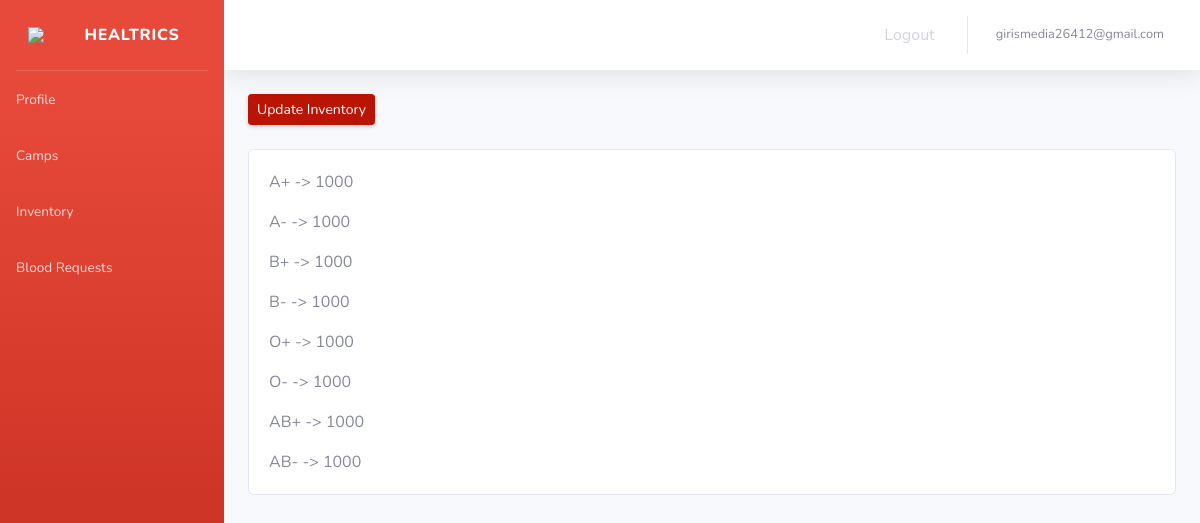
The app's page /blood_banks/my_inventory/ (signed in) with its own data.
### accounts/models.py (models this page shows, shortened)
class User(AbstractBaseUser):
    email_address = models.EmailField(max_length=500,unique=True)
    mobile_number = models.TextField()
    user_type = models.CharField(max_length=500, choices = USER_TYPES,default="Admin")
    user_id = models.UUIDField(default=uuid.uuid4, editable=False)
    email_code = models.CharField(max_length=10, null=True)
    mobile_code = models.CharField(max_length=10, null=True)
    is_email_verified = models.BooleanField(default=False)
    is_mobile_verified = models.BooleanField(default=False)
    is_active = models.BooleanField(default=True)
    is_admin = models.BooleanField(default=False)
    created_date_time = models.DateTimeField(auto_now_add=True)
    objects = MyUserManager()
    USERNAME_FIELD = 'email_address'
    REQUIRED_FIELDS = ['mobile_number']

### blood_banks/models.py (models this page shows)
class BloodBankInventory(models.Model):
    blood_bank = models.OneToOneField(BloodBankProfile,on_delete=models.CASCADE)
    a_plus_in_cc = models.BigIntegerField()
    a_minus_in_cc = models.BigIntegerField()
    b_plus_in_cc = models.BigIntegerField()
    b_minus_in_cc = models.BigIntegerField()
    o_plus_in_cc = models.BigIntegerField()
    o_minus_in_cc = models.BigIntegerField()
    ab_plus_in_cc = models.BigIntegerField()
    ab_minus_in_cc = models.BigIntegerField()
    updated_date_time = models.DateTimeField(auto_now=True)

### blood_banks/views.py (the view)
# urls.py: path('my_inventory/',views.my_inventory,name='my_inventory'),
@login_required
@user_passes_test(test_func=check_blood_banks,login_url='/accounts/blood_banks_login')
def my_inventory(request):
    blood_bank=BloodBankProfile.objects.filter(user=request.user).first()
    if not BloodBankInventory.objects.filter(blood_bank=blood_bank).exists():
        BloodBankInventory(blood_bank=blood_bank,a_plus_in_cc=0,a_minus_in_cc=0,b_plus_in_cc=0,b_minus_in_cc=0,o_plus_in_cc=0,o_minus_in_cc=0,ab_plus_in_cc=0,ab_minus_in_cc=0).save()
    inventory = BloodBankInventory.objects.filter(blood_bank=blood_bank).first()
    return render(request,'blood_banks/my_inventory.html',{'inventory':inventory})

### accounts/views.py (called while the page is built)
def check_blood_banks(user):
    if user.user_type == 'Blood Bank':
        return True
    else:
        return False

### blood_banks/templates/blood_banks/my_inventory.html (shortened to what this page needs)
{% extends 'blood_banks/layout.html' %}
{% load static %}
{% block main %}
<div class="d-sm-flex align-items-center justify-content-between mb-4">
    <a href="{% url 'update_inventory' %}" class="d-sm-inline-block btn btn-sm btn-primary shadow-sm"> Update Inventory</a>
</div>
<div class="card mb-3" style="max-width: 100%;">
    <div class="row no-gutters">
        <div class="card-body">
            <p class="card-text">A+ ->  {{inventory.a_plus_in_cc}}</p>
            <p class="card-text">A- -> {{inventory.a_minus_in_cc}}</p>
            <p class="card-text">B+ ->  {{inventory.b_plus_in_cc}}</p>
            <p class="card-text">B- -> {{inventory.b_minus_in_cc}}</p>
            <p class="card-text">O+ ->  {{inventory.o_plus_in_cc}}</p>
            <p class="card-text">O- -> {{inventory.o_minus_in_cc}}</p>
            <p class="card-text">AB+ ->  {{inventory.ab_plus_in_cc}}</p>
            <p class="card-text">AB- ->  {{inventory.ab_minus_in_cc}}</p>
        </div>
    </div>
</div>
{% endblock %}

### blood_banks/templates/blood_banks/layout.html (shortened to what this page needs)
{% load static %}
<!DOCTYPE html>
<html lang="en">
<head>
    <link href="{% static 'app/vendor/fontawesome-free/css/all.min.css' %}" rel="stylesheet" type="text/css">
    <link href="{% static 'app/css/sb-admin-2.min.css' %}" rel="stylesheet">
</head>
<body id="page-top">
        <div id="wrapper">
            <ul class="navbar-nav bg-gradient-danger sidebar sidebar-dark accordion" id="accordionSidebar">
                <a class="sidebar-brand d-flex align-items-center justify-content-center" href="{% url 'home1' %}">
                    <img src="{% static 'home_mod/assets/logo2.png' %}" width="40px">
                    <div class="sidebar-brand-text mx-3">Healtrics</div>
                </a>
                <hr class="sidebar-divider my-0">
                <li class="nav-item">
                    <a class="nav-link" href="{% url 'view_blood_bank_profile' %}">
                        <span>Profile</span></a>
                </li>
                <li class="nav-item">
                    <a class="nav-link" href="{% url 'see_camps_blood_banks' %}">
                        <span>Camps</span></a>
                </li>
                <li class="nav-item">
                    <a class="nav-link" href="{% url 'my_inventory' %}">
                        <span>Inventory</span></a>
                </li>
                <li class="nav-item">
                    <a class="nav-link" href="{% url 'view_blood_requests_blood_banks' %}">
                        <span>Blood Requests</span></a>
                </li>
            </ul>
            <div id="content-wrapper" class="d-flex flex-column">
                <div id="content">
                    <nav class="navbar navbar-expand navbar-light bg-white topbar mb-4 static-top shadow">
                        <ul class="navbar-nav ml-auto">
                            <li class="nav-item dropdown no-arrow mx-1">
                                <a class="nav-link" href="{% url 'my_notifications_blood_banks' %}">
                                    <i class="fas fa-bell fa-fw"></i>
                                </a>
                            </li>
                            <li class="nav-item dropdown no-arrow mx-1">
                                <a class="nav-link" href="{% url 'logout' %}">
                                    <i class="fas fa-sign-out-alt fa-sm fa-fw mr-2 text-gray-400"></i>
                                    Logout
                                </a>
                            </li>
                            <li class="nav-item dropdown no-arrow">
                                <a class="nav-link dropdown-toggle" href="#" id="userDropdown" role="button"
                                    data-toggle="dropdown" aria-haspopup="true" aria-expanded="false">
                                    <span class="mr-2 d-none d-lg-inline text-gray-600 small">{{request.user.email_address}}</span>
                                </a>
                            </li>
                        </ul>
                    </nav>
                    <div class="container-fluid">
                        {% block main %}
                        {% endblock %}
                    </div>
                </div>
            </div>
        </div>
</body>
</html>

### records on screen
User: user.email_address "girismedia26412@gmail.com"
BloodBankInventory: a_plus_in_cc "1000", a_minus_in_cc "1000", b_plus_in_cc "1000", b_minus_in_cc "1000", o_plus_in_cc "1000", o_minus_in_cc "1000", ab_plus_in_cc "1000", ab_minus_in_cc "1000"
